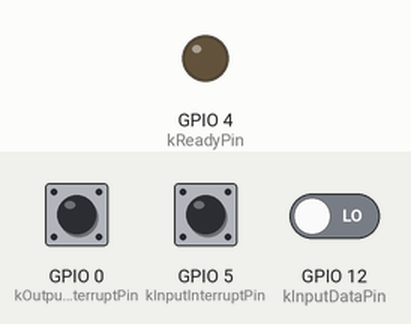
Recording of a sketch running on a simulated ESP8266 (Wemos D1 mini). On the bench: output pins drawn as LEDs (lit = HIGH). The test bench sets the inputs (shaded band); at power-on: GPIO 0 (kOutputInterruptPin) HIGH, GPIO 5 (kInputInterruptPin) LOW, GPIO 12 (kInputDataPin) LOW. WiFi joins after 1.5 s; servers stay silent unless stated; uploads are accepted with an empty reply; not simulated (calls return 0 or success): wifi_credentials.h; pins used as bus, display or sensor lines are not drawn.

Above: at 2.8 s.
2.9 s: GPIO 0 (kOutputInterruptPin) pulled LOW for 1 s
At 5.1 s:
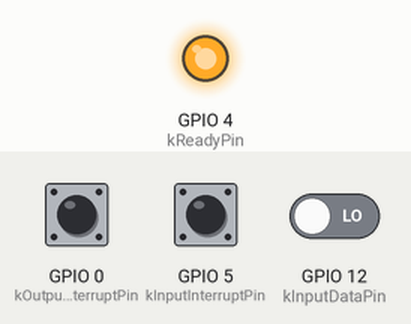
5.4 s: GPIO 5 (kInputInterruptPin) pulled HIGH for 0.15 s
At 6.6 s:
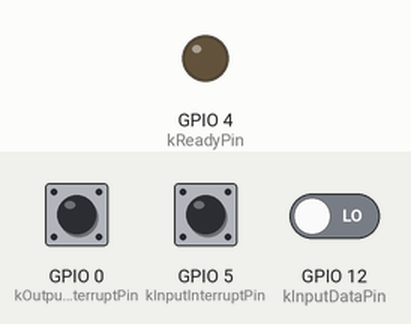
7.1 s: GPIO 0 (kOutputInterruptPin) pulled LOW for 0.15 s
At 7.6 s:
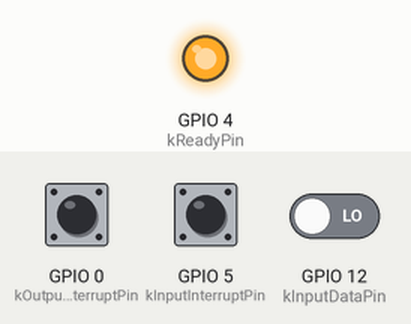
Timing chart, 0 to 10.1 s (numbered marks = the images above; inputs shaded):
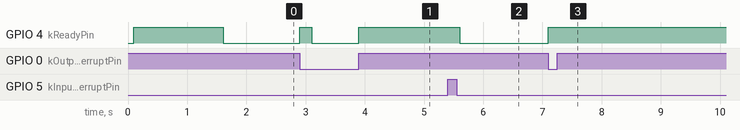

The sketch:

gb_esp.ino
```cpp
#include <ESP8266WiFi.h>
#include <ESP8266HTTPClient.h>
#include <WiFiClientSecure.h>
#include <SPI.h>

#include "wifi_credentials.h"

const byte kInputInterruptPin = 5;  // Wemos D1
const byte kIOClockPin = 14;        // Wemos D5
const byte kInputDataPin = 12;      // Wemos D6
const byte kOutputDataPin = 13;     // Wemos D7
const byte kPLStrobePin = 16;       // Wemos D0. PL is active low.
const byte kOutputInterruptPin = 0; // Wemos D3
volatile bool inputWaiting = false;
volatile bool outputWaiting = false;

// changes state to indicate ready
const byte kReadyPin = 4; // Wemos D2

auto serial = Serial1;
WiFiClient client;

bool first_connection = true;
void connectWifi()
{
  if (WiFi.status() == WL_CONNECTED)
    return;

  WiFi.forceSleepWake();
  delay(1);

  if (first_connection)
  {
    WiFi.begin(WIFI_SSID, WIFI_PWD);
    first_connection = false;
  }
  else
  {
    WiFi.begin();
  }

  serial.println(F("Connecting"));
  while (WiFi.status() != WL_CONNECTED && WiFi.waitForConnectResult() != WL_CONNECTED)
  {
    delay(50);
    serial.print(".");
  }
  serial.println();

  serial.println(F("Connected, IP address: "));
  serial.println(WiFi.localIP());
}

SPISettings inputSpiSettings(20000000, MSBFIRST, SPI_MODE3);
SPISettings outputSpiSettings(20000000, MSBFIRST, SPI_MODE0);

byte inputs[20] = {0, 0, 0, 0, 0, 0, 0, 0, 0, 0, 0, 0, 0, 0, 0, 0, 0, 0, 0, 0};
byte outputs[20] = {0, 0, 0, 0, 0, 0, 0, 0, 0, 0, 0, 0, 0, 0, 0, 0, 0, 0, 0, 0};
int inIntPin[10];
int iipc = 0;

int iC = 0;
int readInputCounter = 0;

void handleInputInterrupt()
{
  serial.print("i");
  byte value = readInput();
  //byte value = spiReadInput();
  serial.println(String(": ") + value);
  inputWaiting = true;
  return;
}

void handleOutputInterrupt()
{
  outputWaiting = false;
  digitalWrite(kReadyPin, HIGH);
  serial.print("o");
}

byte readInput()
{
  digitalWrite(kPLStrobePin, HIGH);
  byte v = shiftIn(kInputDataPin, kIOClockPin, MSBFIRST);
  digitalWrite(kPLStrobePin, LOW);
  digitalWrite(kIOClockPin, HIGH);
  inputWaiting = false;
  return v;
}

void writeToGB(byte data)
{
  digitalWrite(kIOClockPin, LOW);
  shiftOut(kOutputDataPin, kIOClockPin, MSBFIRST, data);
  digitalWrite(kPLStrobePin, HIGH);
  digitalWrite(kPLStrobePin, LOW);
  digitalWrite(kIOClockPin, HIGH);
  outputWaiting = true;
}

byte spiReadInput()
{
  SPI.beginTransaction(inputSpiSettings);
  digitalWrite(kPLStrobePin, HIGH);
  byte inData = SPI.transfer(0x00);
  digitalWrite(kPLStrobePin, LOW);
  SPI.endTransaction();

  return inData;
}

void spiWriteToGB(byte outData)
{
  SPI.beginTransaction(outputSpiSettings);
  SPI.transfer(outData);
  digitalWrite(kPLStrobePin, HIGH);
  digitalWrite(kPLStrobePin, LOW);

  SPI.endTransaction();
  outputWaiting = true;
}

unsigned long t;
void setup()
{
  serial.begin(9600);
  serial.println("");
  serial.println("hi!");

  // turn off wifi modem
  WiFi.disconnect();
  //WiFi.forceSleepBegin();
  delay(100);

  // setup input control
  pinMode(kInputInterruptPin, INPUT);
  attachInterrupt(digitalPinToInterrupt(kInputInterruptPin), handleInputInterrupt, CHANGE);
  attachInterrupt(digitalPinToInterrupt(kOutputInterruptPin), handleOutputInterrupt, CHANGE);

  pinMode(kIOClockPin, OUTPUT);
  digitalWrite(kIOClockPin, HIGH);
  pinMode(kInputDataPin, INPUT);
  pinMode(kOutputDataPin, OUTPUT);

  pinMode(kPLStrobePin, OUTPUT);
  digitalWrite(kPLStrobePin, LOW);

  pinMode(kReadyPin, OUTPUT);
  digitalWrite(kReadyPin, HIGH);

  connectWifi();

  writeToGB(255);
  digitalWrite(kReadyPin, LOW);

  t = 0; //millis();
}

String getTweet(String id)
{
  String url = TWITTER_APP_URL;
  url += "read=";
  url += id;
  serial.println("[HTTP] URL: " + url);
  HTTPClient http;
  http.begin(url);
  int httpCode = http.GET();

  if (httpCode > 0)
  {
    // HTTP header has been send and Server response header has been handled
    serial.printf("[HTTP] GET... code: %d\n", httpCode);

    // file found at server
    if (httpCode == HTTP_CODE_OK)
    {
      String payload = http.getString();
      serial.println("payload:");
      serial.println(payload);
      return payload;
      serial.println("******");
      payload.trim();
      serial.println("trimmed:");
      serial.println(payload);

      return payload;
    }
  }
  else
  {
    serial.printf("[HTTP] GET... failed, error: %s\n", http.errorToString(httpCode).c_str());
    return "";
  }
}

String likeTweet(String id)
{
  String url = TWITTER_APP_URL;
  url += "like=";
  url = url + id;
  serial.println("[HTTP] URL: " + url);
  HTTPClient http;
  http.begin(url);
  int httpCode = http.GET();

  if (httpCode > 0)
  {
    // HTTP header has been send and Server response header has been handled
    serial.printf("[HTTP] GET... code: %d\n", httpCode);

    // file found at server
    if (httpCode == HTTP_CODE_OK)
    {
      String payload = http.getString();
      serial.println("payload:");
      serial.println(payload);
      return payload;
      serial.println("******");
      payload.trim();
      serial.println("trimmed:");
      serial.println(payload);

      return payload;
    }
  }
  else
  {
    serial.printf("[HTTP] GET... failed, error: %s\n", http.errorToString(httpCode).c_str());
    return "";
  }
}

enum State {
  kConnecting,
  kConnected,
  kGettingTweet,
  kSendingToGB,
  kWaitingForLike,
  kDone,
};

String tweet = "";
int tweetPlace = 0;
State state = kConnected;

// mine 1471717599096590340
String tweetId = "1471428560846000128";
void loop()
{
  if (outputWaiting)
    return;
  if (state == kDone)
    return;

  if (state == kConnected)
  {
    serial.println("trying to get tweet");
    tweet = getTweet(tweetId);
    //digitalWrite(kReadyPin, LOW);
    state = kSendingToGB;
    return;
  }
  if (state == kSendingToGB) {
    //serial.println("sending to gb");
    if (tweetPlace >= tweet.length()) {
      serial.println("done sending 0");
      writeToGB(0);
      digitalWrite(kReadyPin, LOW);
      serial.println("0 sent");
      state = kWaitingForLike;
      return;
    }
    if (outputWaiting) return;
    char c = tweet.charAt(tweetPlace);
    ++tweetPlace;
    writeToGB(c);
    digitalWrite(kReadyPin, LOW);
    return;
  }
  if (state == kWaitingForLike && inputWaiting) {
    char c = readInput();
    likeTweet(tweetId);
    serial.println("did like telling gb");
    writeToGB(1);
    digitalWrite(kReadyPin, LOW);
    state = kDone;
    serial.println("done done");
    return;
  }
}
```

Measured:
- after the input at 2.9 s, GPIO 4 (kReadyPin): LOW → HIGH at once, → LOW 0.20 s later, → HIGH 0.80 s later
- after the input at 5.4 s, GPIO 4 (kReadyPin): HIGH → LOW after 0.20 s
- after the input at 7.1 s, GPIO 4 (kReadyPin): LOW → HIGH at once
